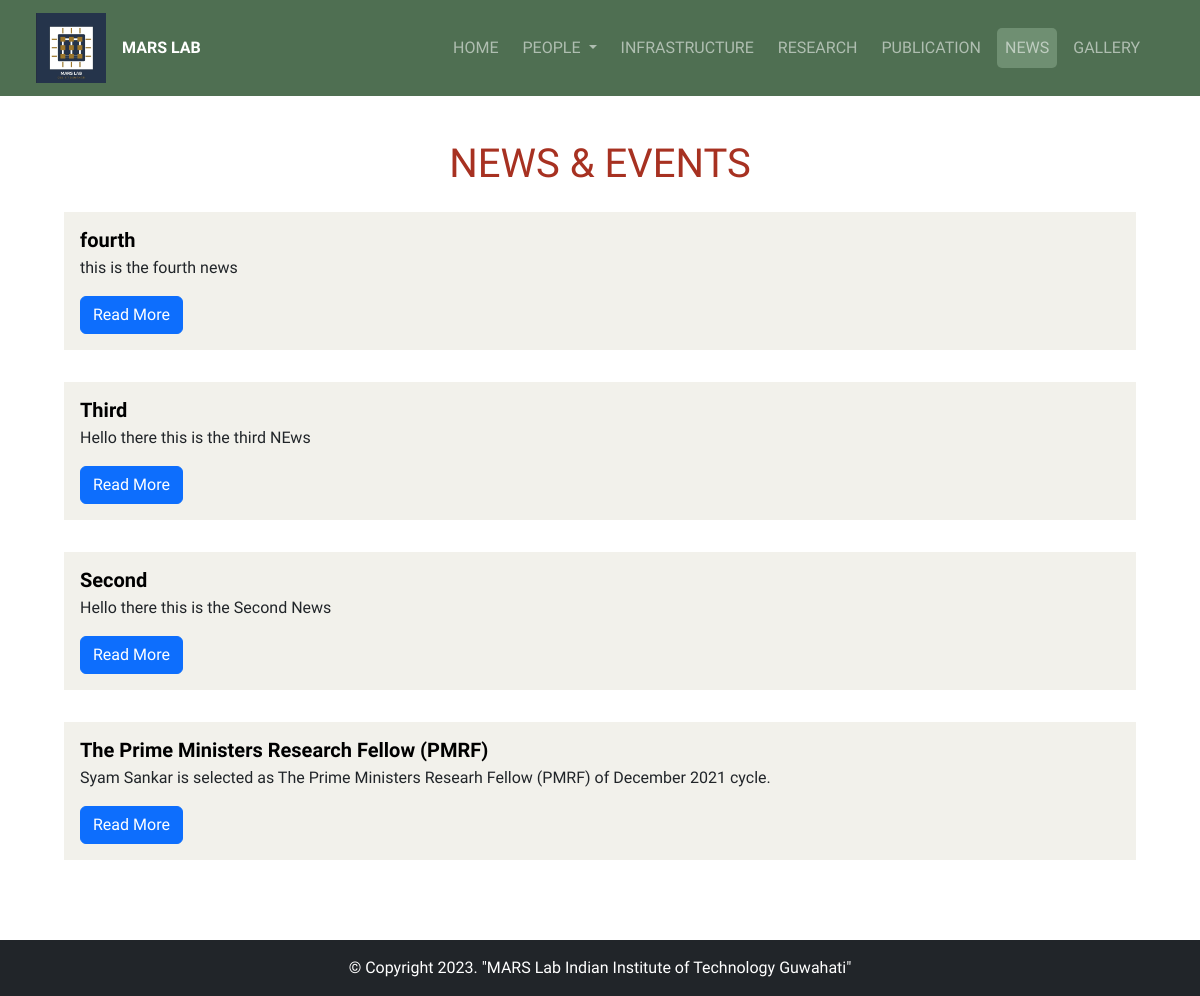
Page /news/ on the committed database.
### mars/models.py (models this page shows, shortened)
class News(models.Model):
    title = models.CharField(max_length=500)
    body = models.TextField()
    date_posted = models.DateTimeField(auto_now_add=True)
    display = models.BooleanField(default=False)

### mars/views.py (the view)
# urls.py: path('news/',views.news, name ='news'),
def news(request):
    display_news = News.objects.filter(display=True)
    context = {
        'posts':News.objects.all().order_by('-date_posted'),
        'display_news':display_news
    }
    return render(request,'mars/news.html',context)

### mars/templates/mars/news.html (shortened to what this page needs)
{% extends "mars/home.html" %}
{% load static %}
{% block content %}
<link rel="stylesheet" href="{% static 'mars/news.css' %}">
<div class="container">
        <div class=" main-news flex-column d-flex justify-content-center align-items-center " >
            <div class="text-left">
                <h1 class="news_new">NEWS & EVENTS</h1>
            </div>
            <div class="list-container journals card-start ">
              {% for post in posts %}
                <div class="card  py-3 publication  ">
                  <div class="card-body publication-card">
                    <h5 class="card-title font-weight-bold">{{ post.title }}</h5>
                    <p class="card-text">{{ post.body }}</p>
                    <a href=" {{ post.url }}" class="btn btn-primary">Read More</a>
                  </div>
                </div>
                {% endfor %}
            </div>
        </div>
</div>
{% endblock content %}

### mars/templates/mars/home.html (shortened to what this page needs)
{% load static %}
<!DOCTYPE html>
<html lang="en">
<head>
  <link href="https://cdn.jsdelivr.net/npm/bootstrap@5.2.3/dist/css/bootstrap.min.css" rel="stylesheet">
  <link href="https://getbootstrap.com/docs/5.2/assets/css/docs.css" rel="stylesheet">
  <link rel="stylesheet" href="{% static 'mars/style.css' %}">
</head>
<body>
<nav class="navbar navbar-dark navbar-expand-lg fixed-top" style="background-color: #4F6F52;">
  <div class="container-fluid mx-4">
      <a class="navbar-brand" href="{% url 'mars_home' %}">
          <img src="{% static 'mars/logo_2.jpeg' %}" width="70" height="70" alt="...">
      </a>
      <a style="color: white; font-weight:700;">MARS LAB</a>
      <div class="collapse navbar-collapse mx-2" id="navbarNav">
          <ul class="navbar-nav ms-auto">
              <li class="nav-item active mx-2">
                  <a class="nav-link {% if request.resolver_match.url_name ==  'mars_home' %}active-menu{% endif %}" href="{% url 'mars_home' %}">HOME</a>
              </li>
              <li class="nav-item dropdown">
                <a class="nav-link dropdown-toggle "  href="#" role="button" data-bs-toggle="dropdown" aria-expanded="false">
                    PEOPLE
                </a>
            </li>
            <li class="nav-item mx-2">
                <a class="nav-link {% if request.resolver_match.url_name ==  'infrastructure' %}active-menu{% endif %} " href="{% url 'infrastructure' %}">INFRASTRUCTURE</a>
            </li>
            <li class="nav-item">
                <a class="nav-link {% if request.resolver_match.url_name ==  'research' %}active-menu{% endif %}" href="{% url 'research' %}">RESEARCH</a>
            </li>
            <li class="nav-item mx-2">
                <a class="nav-link {% if request.resolver_match.url_name ==  'publications' %}active-menu{% endif %}" href="{% url 'publications' %}">PUBLICATION</a>
            </li>
            <li class="nav-item ">
                <a class="nav-link {% if request.resolver_match.url_name ==  'news' %}active-menu{% endif %}" href="{% url 'news' %}">NEWS</a>
            </li>
            <li class="nav-item mx-2">
              <a class="nav-link {% if request.resolver_match.url_name ==  'gallery' %}active-menu{% endif %}" href="{% url 'gallery' %}">GALLERY</a>
          </li>
          </ul>
      </div>
  </div>
</nav>
<div class="marquee">
  {% for post in display_news %}
      <div class="marquee-content d-flex">
      </div>
  {% endfor %}
</div>
<div class="container">
  {% block content %} {% endblock content %}
</div>
  <footer class="text-white text-center py-3 bg-dark">
    <div>
      <p class="mb-0">&copy; Copyright 2023. "MARS Lab Indian Institute of Technology Guwahati"</p>
    </div>
  </footer>
</body>
</html>

### mars/static/mars/style.css (style rules this page uses)
body { margin: 0 auto; min-height: 100%; flex-direction: column; box-sizing: border-box; font-family: 'Forum'; transition: background-color 0.3s, color 0.3s; }
.container { width: 70rem; margin: auto; max-width: 100%; }
.active-menu { background-color: #6F8F72; border-radius: 5px; }
html { height: 100%; scroll-behavior: smooth; }
.marquee { margin: auto; margin-top: 100px; width: 70%; overflow: hidden; box-sizing: border-box; }
.marquee-content { display: inline-block; white-space: nowrap; padding-left: 100%; animation: marquee 15s linear infinite; }
.news_new { color: rgb(255, 119, 0); }
footer { margin-top: auto; }

### mars/static/mars/news.css (style rules this page uses)
.main-news { justify-content: center; align-items: center; }
.card-title { color: black; font-weight: 800; }
.card-start { width: 100%; }
.card { border: none; }
.news_new { color: #A73121;; }
.publication-card { background-color: #F2F1EB; }
.container { min-height: 100svh; }

### rows in the picture
News: title "fourth", body "this is the fourth news"
News: title "Third", body "Hello there this is the third NEws"
News: title "Second", body "Hello there this is the Second News"
News: title "The Prime Ministers Research Fellow (PMRF)", body "Syam Sankar is selected as The Prime Ministers Researh Fellow (PMRF) of December 2021 cycle."
